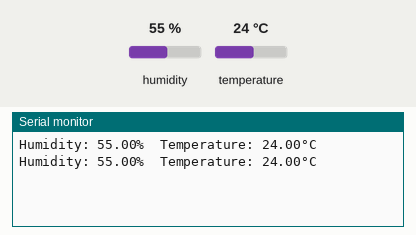
A sketch run on a simulated Arduino Uno, built with avr-gcc and run on an emulated ATmega328P. Shown: the last lines printed to the serial monitor. Inputs (shaded band) come from the test bench; at power-on: humidity 55 %, temperature 24 °C.

Above: at 4.8 s.
4.9 s: humidity set to 22 %
At 7.0 s:
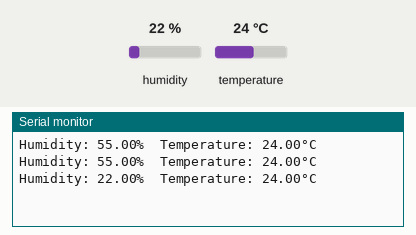
7.9 s: temperature set to 12 °C
At 8.7 s:
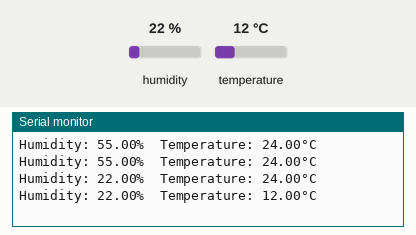
10.9 s: humidity set to 40 %
At 13.5 s:
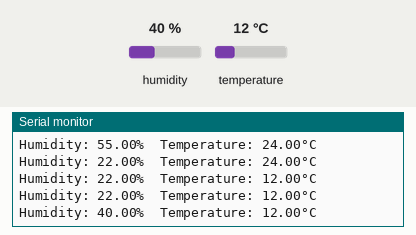
Timing chart, 0 to 15.0 s (numbered marks = the images above; inputs shaded):
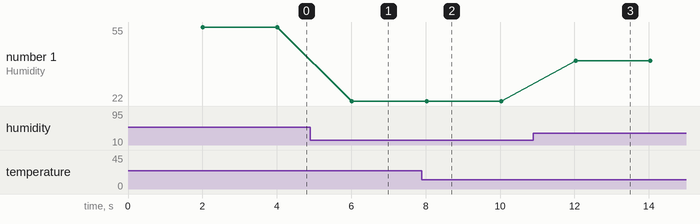

The sketch:

am2302_dht22.ino
```cpp
#include <DHT.h>
#define DHT_PIN 7  // Digital pin connected to the sensor
#define DHT_TYPE DHT22  // DHT sensor model (DHT11, DHT21, DHT22)
DHT dht(DHT_PIN, DHT_TYPE);
void setup() {
  Serial.begin(9600);
  dht.begin();
}
void loop() {
  // Wait a few seconds between measurements
  delay(2000);

  // Read humidity and temperature from the sensor
  float humidity = dht.readHumidity();
  float temperature = dht.readTemperature();

  // Check if any reads failed
  if (isnan(humidity) || isnan(temperature)) {
    Serial.println("Failed to read from DHT sensor!");
    return;
  }

  // Print humidity and temperature
  Serial.print("Humidity: ");
  Serial.print(humidity);
  Serial.print("%\t");
  Serial.print("Temperature: ");
  Serial.print(temperature);
  Serial.println("°C");
}
```

Measured:
- after the input at 4.9 s, the serial monitor: prints a new line after 1.1 s (image 1)
- after the input at 7.9 s, the serial monitor: prints a new line after 0.12 s (image 2)
- after the input at 10.9 s, the serial monitor: prints a new line after 1.1 s (image 3)
- plotted number 1: 55 → 22 after the input at 4.9 s, 22 → 40 after the input at 10.9 s
